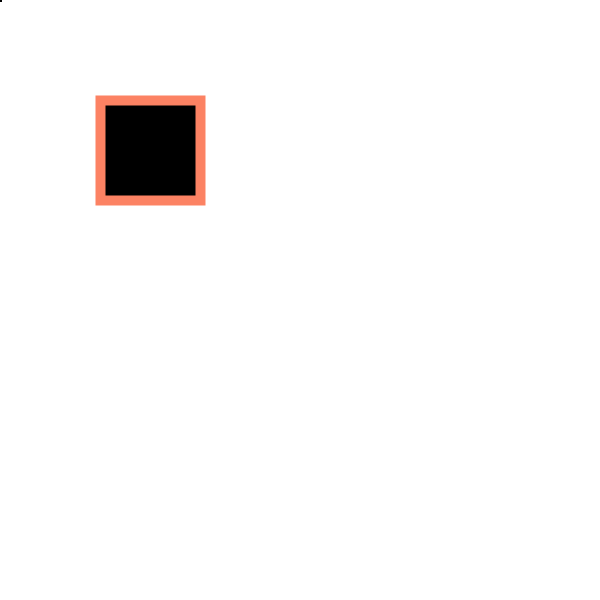
Frame 1 (no input)
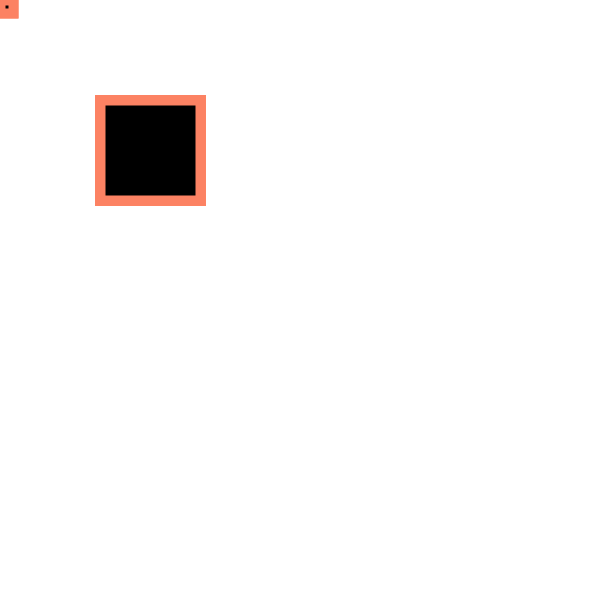
Frame 60 (the mouse pressed at the canvas centre just before this capture)
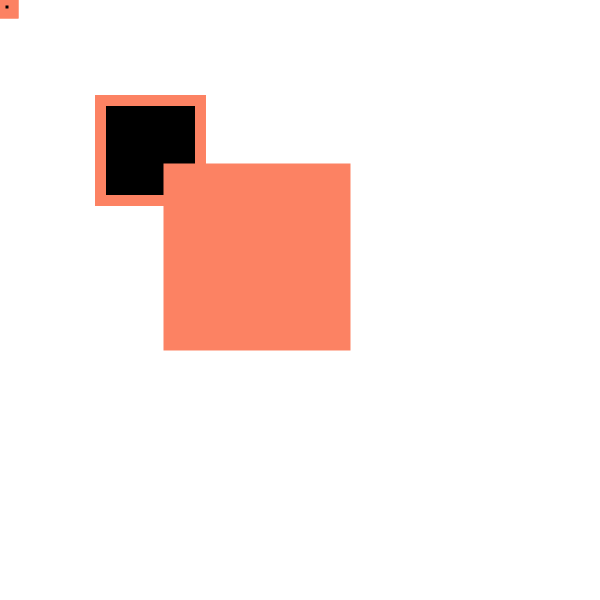
Frame 120 (the mouse held since frame 60 and released just before this capture)

The Processing sketch that drew these frames (run headless with seeded random() and noise(); from frame 60 on, the mouse is pressed at the canvas centre):

// Processing sketch: mission_2
// ── mission_2.pde
float awesome_variable = 1.5;
int my_stroke_for_now = 10;

void setup(){
  size (600, 600); 
  background (#ffffff);
}

void draw(){
 rect (mouseX, mouseY, awesome_variable, awesome_variable); 
 fill (mouseY);
 strokeWeight (my_stroke_for_now);
 stroke (#FC8263);
 awesome_variable = awesome_variable + .2;
 
 rect (100, 100, 100, 100);
}

void mousePressed(){
  ellipse (5+100, 5+100, 200, 200);
  awesome_variable = awesome_variable - 100;
  strokeWeight (+100);
}

void keyPressed (){ 
 background (#ffffff);
}
